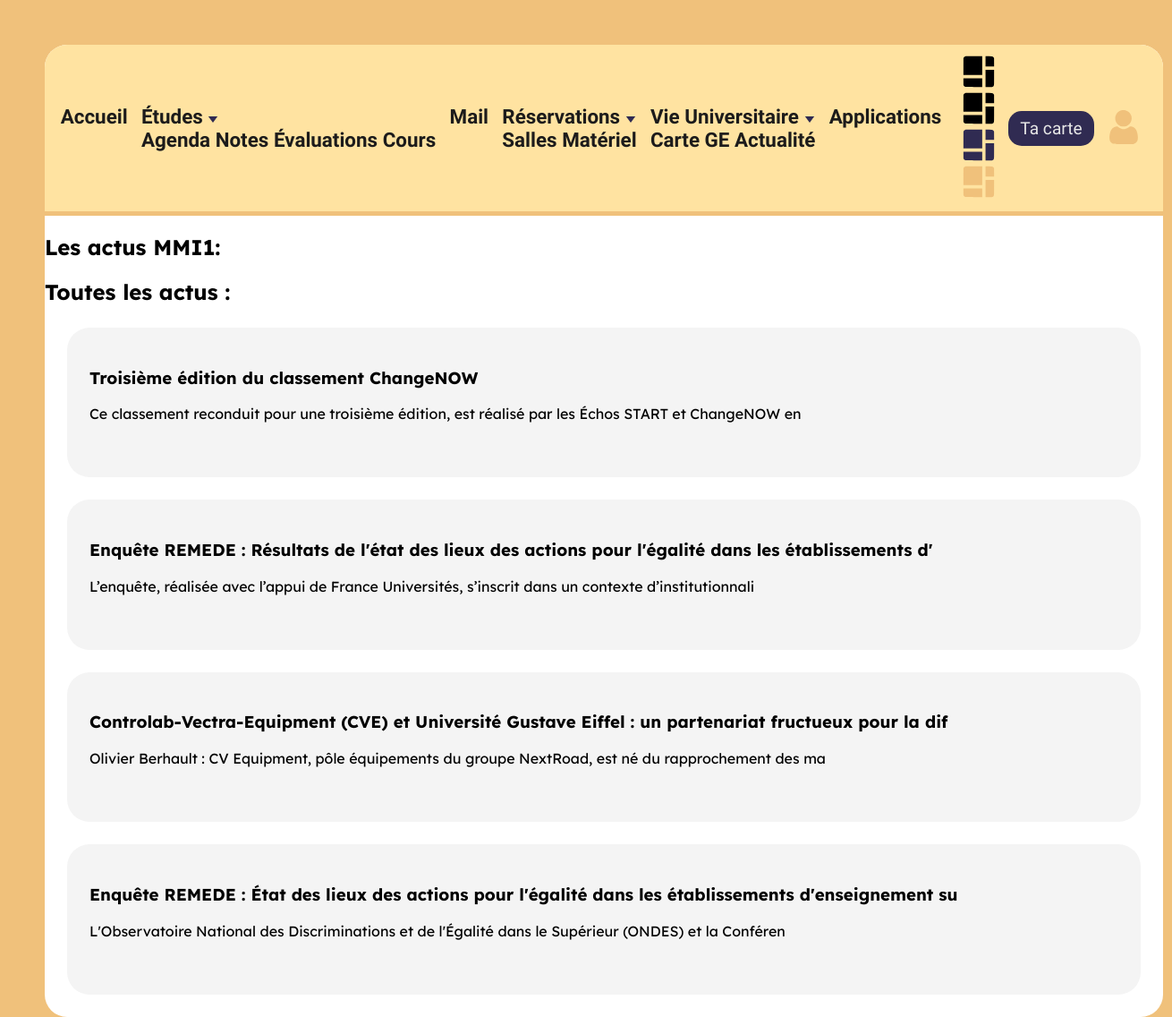
/actualites.php (signed in), run on the app's committed database.
### tables this page shows
CREATE TABLE `user` (
  `id_user` int(11) NOT NULL,
  `user_login` varchar(100) NOT NULL,
  `user_nom` varchar(100) NOT NULL,
  `user_prenom` varchar(100) NOT NULL,
  `user_mdp` varchar(150) NOT NULL,
  `user_photo` varchar(100) DEFAULT NULL,
  `user_theme` int(11) NOT NULL,
  `user_admin` tinyint(1) NOT NULL,
  `ext_role` int(11) DEFAULT NULL,
  `user_document` varchar(100) DEFAULT NULL,
  `user_programme` varchar(100) DEFAULT NULL,
  `user_groupe` varchar(100) DEFAULT NULL,
  `user_retard` int(11) DEFAULT NULL,
  `user_acces_rapide1` varchar(100) DEFAULT NULL,
  `user_acces_rapide2` varchar(100) DEFAULT NULL,
  `user_acces_rapide3` varchar(100) DEFAULT NULL,
  `user_acces_rapide4` varchar(100) DEFAULT NULL,
  `ext_todo_list` int(11) DEFAULT NULL
);

CREATE TABLE `actualite` (
  `id_actu` int(11) NOT NULL,
  `actu_text` varchar(100) NOT NULL,
  `actu_date` datetime NOT NULL,
  `actu_titre` varchar(100) NOT NULL,
  `actu_img` int(11) NOT NULL,
  `ext_categorie` int(11) NOT NULL
);

### actualites.php (the view, shortened to what this page needs)
<!DOCTYPE html>
<html lang="fr">
<head>
    <link rel="stylesheet" href="style_de base.css">
    <link rel="stylesheet" href="css/actualites.css">
</head>
<body>
    <main>
        <?php
        include('nav.php');
        include('connexion.php');
        $stmt = $db->query("SELECT * FROM user WHERE user_login = '" . $_SESSION['login'] . "'");
        $result = $stmt->fetch(PDO::FETCH_ASSOC);
        ?>
        <div >
            <h2>Les actus <?= $result['user_programme'] ?>:</h2>
        </div>
        <div class="toutes_actus">
            <h2>Toutes les actus :</h2>
            <div>
                <?php
                $stmt_tt_actu = $db->query("SELECT * FROM actualite");
                $result_tt_actus = $stmt_tt_actu->fetchAll(PDO::FETCH_ASSOC);
                foreach ($result_tt_actus as $row){ ?>
                    <div class="actu">
                        <h3><?= $row['actu_titre'] ?></h3>
                        <p><?= $row['actu_text'] ?></p>
                        </div>
                    <?php } ?>
            </div>
        </div>
    </main>
</body>
</html>

### style_de base.css (style rules this page uses)
*, *:before, *:after { box-sizing: border-box; }
:root { --grey: #E7E7E7; --white-grey: #F4F4F4; --yellow1: #FBEDD7; --yellow2: #FFE3A1; --yellow3: #F9D57F; --yellow4: #F0c17b; --pink: #FFBDBD; --black: #1c1b1b; --blue: #302B52; }
body { background-color: var(--yellow4); display: grid; place-items: center; height: 100vh; margin: 0; padding: 50px; font-family: 'Lexend Deca', sans-serif; }
main { background-color: white; width: 100%; height: 100%; border-radius: 25px; }

### css/actualites.css (style rules this page uses)
:root { --grey: #E7E7E7; --white-grey: #F4F4F4; --yellow1: #FBEDD7; --yellow2: #FFE3A1; --yellow3: #F9D57F; --yellow4: #F0c17b; --black: #1c1b1b; --blue: #302B52; --pink: #FFBDBD; }
.actu { background-color: var(--white-grey); border-radius: 25px; padding: 25px; margin: 25px; }

### data on the page
user: user_programme "MMI1"
actualite: actu_titre "Troisième édition du classement ChangeNOW", actu_text "Ce classement reconduit pour une troisième édition, est réalisé par les Échos START et ChangeNOW en"
actualite: actu_titre "Enquête REMEDE : Résultats de l'état des lieux des actions pour l'égalité dans les établissements d'", actu_text "L’enquête, réalisée avec l’appui de France Universités, s’inscrit dans un contexte d’institutionnali"
actualite: actu_titre "Controlab-Vectra-Equipment (CVE) et Université Gustave Eiffel : un partenariat fructueux pour la dif", actu_text "Olivier Berhault : CV Equipment, pôle équipements du groupe NextRoad, est né du rapprochement des ma"
actualite: actu_titre "Enquête REMEDE : État des lieux des actions pour l'égalité dans les établissements d'enseignement su", actu_text "L'Observatoire National des Discriminations et de l'Égalité dans le Supérieur (ONDES) et la Conféren"
